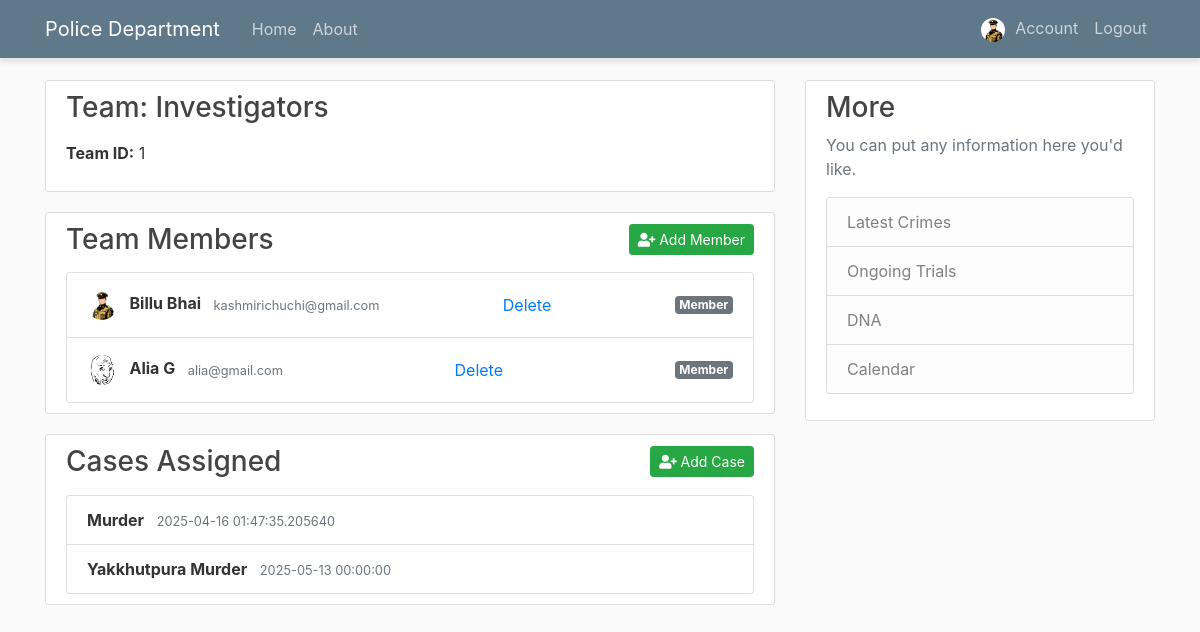
Page /team_details/1 (signed in) on the committed database.
### Investigation/models.py (models this page shows, shortened)
class User(db.Model, UserMixin):
    id = db.Column(db.Integer, primary_key=True)
    username = db.Column(db.String(10), unique=True, nullable=False)
    email = db.Column(db.String(120), unique=True, nullable=False)
    image_file = db.Column(db.String, default="default.jpg")
    password = db.Column(db.String, nullable=False)
    teams = db.relationship('UserTeam', backref='user', lazy=True)

class Team(db.Model):
    id = db.Column(db.Integer, primary_key=True)
    name = db.Column(db.String(10), unique=True, nullable=False)
    users = db.relationship('UserTeam', backref='team', lazy=True)
    cases = db.relationship('CaseTeam', backref='team', lazy=True)

class Case(db.Model):
    id = db.Column(db.Integer, primary_key=True)
    name = db.Column(db.String(10), unique=True, nullable=False)
    description = db.Column(db.String(1000), nullable=False)
    report_date = db.Column(db.DateTime, nullable=False, default=datetime.utcnow)
    status=db.Column(db.String(30), nullable=False)
    location=db.Column(db.String(30), nullable=False)
    teams = db.relationship('CaseTeam', backref='case', lazy=True)
    evidence_pics=db.relationship('EvidencePic', backref='case', lazy=True)
    evidence_vids=db.relationship('EvidenceVid', backref='case', lazy=True)
    evidence_voices=db.relationship('EvidenceVoice', backref='case', lazy=True)

### Investigation/users/routes.py (the view, shortened to what this page needs)
@users.route('/team_details/<int:team_id>', methods=['POST', 'GET'])
@login_required
def team_details(team_id):
    team = Team.query.get_or_404(team_id)
    form = AddMembers()
    form1 = AddCase()
    users = User.query.join(UserTeam).filter(UserTeam.team_id==team_id).all()
    cases = Case.query.join(CaseTeam).filter(CaseTeam.team_id==team_id).all()
    try:
        if form.validate_on_submit():
            user_team = UserTeam(user_id=form.userid.data, team_id=team_id)
            db.session.add(user_team)
            db.session.commit()
            flash('Member added successfully', 'success')
            return redirect(url_for('users.team_details', team_id=team_id))
    except Exception as e:
        db.session.rollback()
        flash(f'An error occurred: {str(e)}', 'danger')
        current_app.logger.error(f"Team details error: {str(e)}")
    return render_template('team_details.html',
                         team=team,
                         form=form,
                         form1=form1,
                         users=users,
                         cases=cases)

### Investigation/models.py (called while the page is built)
@login_manager.user_loader
def load_user(user_id):
    return User.query.get(int(user_id))

### Investigation/templates/team_details.html (shortened to what this page needs)
{% extends "layout.html" %}
{% block content %}
    <div class="content-section">
        <div class="d-flex justify-content-between align-items-center mb-3">
            <h3 class="mb-0">Team: {{ team.name }}</h3>
        </div>
        <p><strong>Team ID:</strong> {{ team.id }}</p>
    </div>
    <div class="content-section">
        <div class="d-flex justify-content-between align-items-center mb-3">
            <h3 class="mb-0">Team Members</h3>
            <button class="btn btn-success btn-sm" type="button" data-toggle="collapse" data-target="#addMemberForm" aria-expanded="false" aria-controls="addMemberForm">
                <i class="fas fa-user-plus"></i> Add Member
            </button>
        </div>
        {% if users %}
            <ul class="list-group">
                {% for member in users %}
                    <li class="list-group-item d-flex justify-content-between align-items-center">
                        <div>
                            <img src="{{ url_for('static', filename='profile_pics/' + member.image_file) }}"
                                alt="Member Image"
                                class="rounded-circle mr-2"
                                style="width: 30px; height: 30px; object-fit: cover;">
                            <strong>{{ member.username }}</strong> <small class="text-muted ml-2">{{ member.email }}</small>
                        </div>
                        <a class="nav-item nav-link color-  red" href="{{ url_for('users.delete_user', user_id=member.id, team_id=team.id)}}">Delete</a>
                        <span class="badge badge-secondary">{{ member.role if member.role else 'Member' }}</span>
                    </li>
                {% endfor %}
            </ul>
        {% else %}
            <div class="alert alert-info">
                This team currently has no members.
            </div>
        {% endif %}
    </div>
    <div class="content-section">
        <div class="d-flex justify-content-between align-items-center mb-3">
            <h3 class="mb-0">Cases Assigned</h3>
            <button class="btn btn-success btn-sm" type="button" data-toggle="collapse" data-target="#addCaseForm" aria-expanded="false" aria-controls="addCaseForm">
                <i class="fas fa-user-plus"></i> Add Case
            </button>
        </div>
        {% if cases %}
            <ul class="list-group">
                {% for case in cases %}
                    <li class="list-group-item d-flex justify-content-between align-items-center">
                        <div>
                            <strong>{{ case.name }}</strong> <small class="text-muted ml-2">{{ case.report_date }}</small>
                        </div>
                    </li>
                {% endfor %}
            </ul>
        {% else %}
            <div class="alert alert-info">
                This team currently has no cases.
            </div>
        {% endif %}
    </div>
{% endblock content %}

### Investigation/templates/layout.html (shortened to what this page needs)
<!DOCTYPE html>
<html>
<head>
    <link rel="stylesheet" href="https://maxcdn.bootstrapcdn.com/bootstrap/4.0.0/css/bootstrap.min.css">
    <link rel="stylesheet" type="text/css" href="{{ url_for('static', filename='main.css') }}">
    <link rel="stylesheet" href="https://cdnjs.cloudflare.com/ajax/libs/font-awesome/5.15.4/css/all.min.css">
</head>
<body>
    <header class="site-header">
      <nav class="navbar navbar-expand-md navbar-dark bg-steel fixed-top">
        <div class="container">
          <a class="navbar-brand mr-4" href="/">Police Department</a>
          <div class="collapse navbar-collapse" id="navbarToggle">
            <div class="navbar-nav mr-auto">
              <a class="nav-item nav-link" href="{{ url_for('main.home') }}">Home</a>
              <a class="nav-item nav-link" href="#">About</a>
            </div>
            {% if current_user.is_authenticated %}
                <div class="navbar-nav">
                  <a class="nav-item nav-link" href="{{ url_for('users.account')}}">
                      <img src="{{ url_for('static', filename='profile_pics/' + current_user.image_file) }}" alt="Logo" style="height: 24px; width: 24px; border-radius: 50%; object-fit: cover; margin-right: 6px;">
                      Account
                  </a>
                  <a class="nav-item nav-link" href="{{ url_for('users.logout')}}">Logout</a>
                </div>
            {% else %}
                <div class="navbar-nav">
                    <a class="nav-item nav-link" href="{{ url_for('users.login')}}">Login</a>
                    <a class="nav-item nav-link" href="{{ url_for('users.register')}}">Register</a>
                </div>
            {% endif %}
          </div>
        </div>
      </nav>
    </header>
    <main role="main" class="container">
      <div class="row">
        <div class="col-md-8">
          {% block content %}{% endblock %}
        </div>
        <div class="col-md-4">
          <div class="content-section">
            <h3 class="centre">More</h3>
            <p class='text-muted'>You can put any information here you'd like.
              <ul class="list-group">
                <li class="list-group-item list-group-item-light">Latest Crimes</li>
                <li class="list-group-item list-group-item-light">Ongoing Trials</li>
                <li class="list-group-item list-group-item-light">DNA</li>
                <li class="list-group-item list-group-item-light">Calendar</li>
              </ul>
            </p>
          </div>
        </div>
      </div>
    </main>
</body>
</html>

### Investigation/static/main.css (style rules this page uses)
body { background: #fafafa; color: #333333; margin-top: 5rem; }
h1, h2, h3, h4, h5, h6 { color: #444444; }
.bg-steel { background-color: #5f788a; }
.site-header .navbar-nav .nav-link { color: #cbd5db; }
.content-section { background: #ffffff; padding: 10px 20px; border: 1px solid #dddddd; border-radius: 3px; margin-bottom: 20px; }
.navbar { box-shadow: 0px 4px 6px rgba(0, 0, 0, 0.1); }

### rows in the picture
User: image_file (placeholder picture), username "Billu Bhai", email "kashmirichuchi@gmail.com", role "Member"
Team: name "Investigators", id "1"
User: image_file (picture), username "Alia G", email "alia@gmail.com", role "Member"
Case: name "Murder", report_date "2025-04-16 01:47:35.205640"
Case: name "Yakkhutpura Murder", report_date "2025-05-13 00:00:00"
